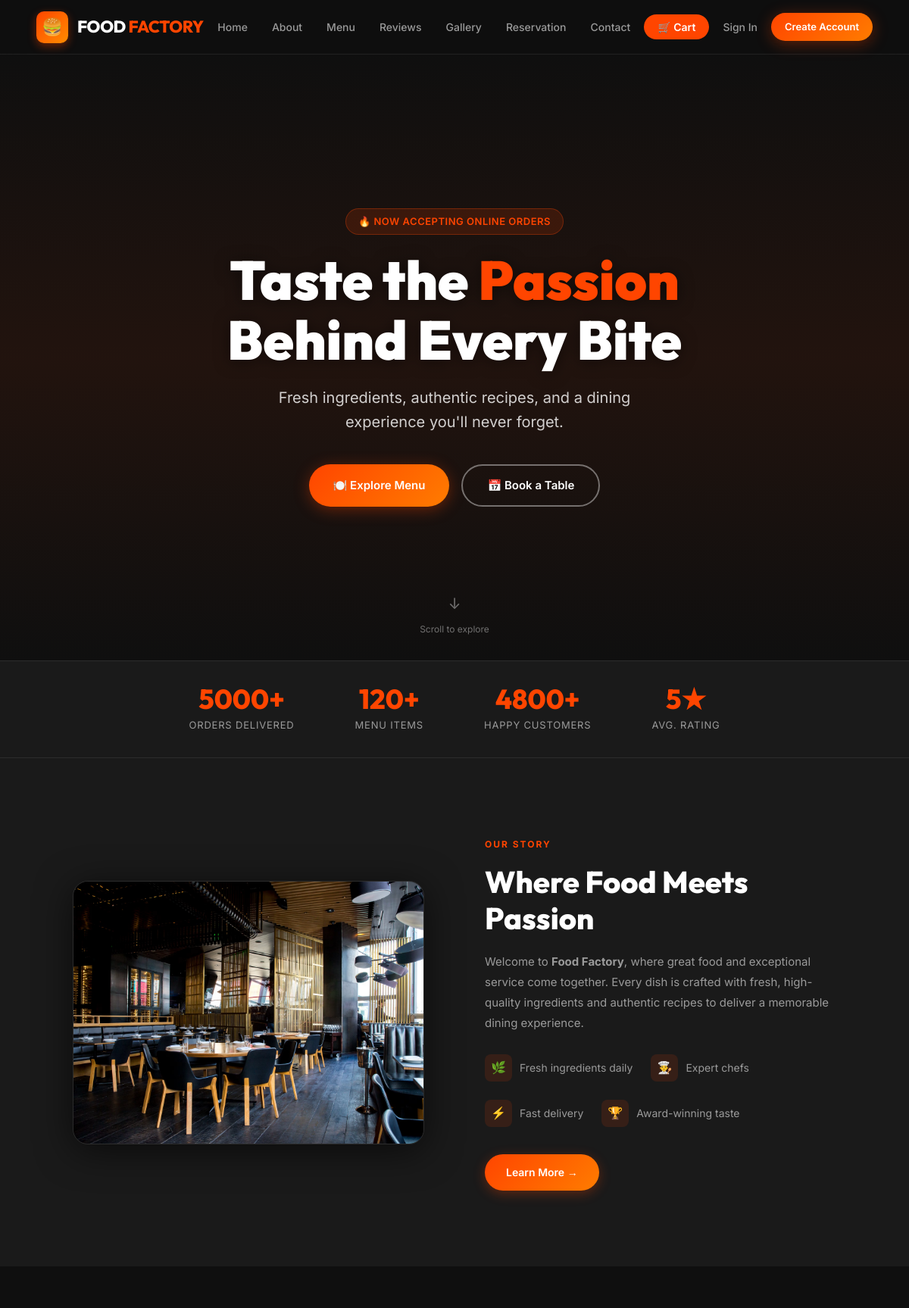
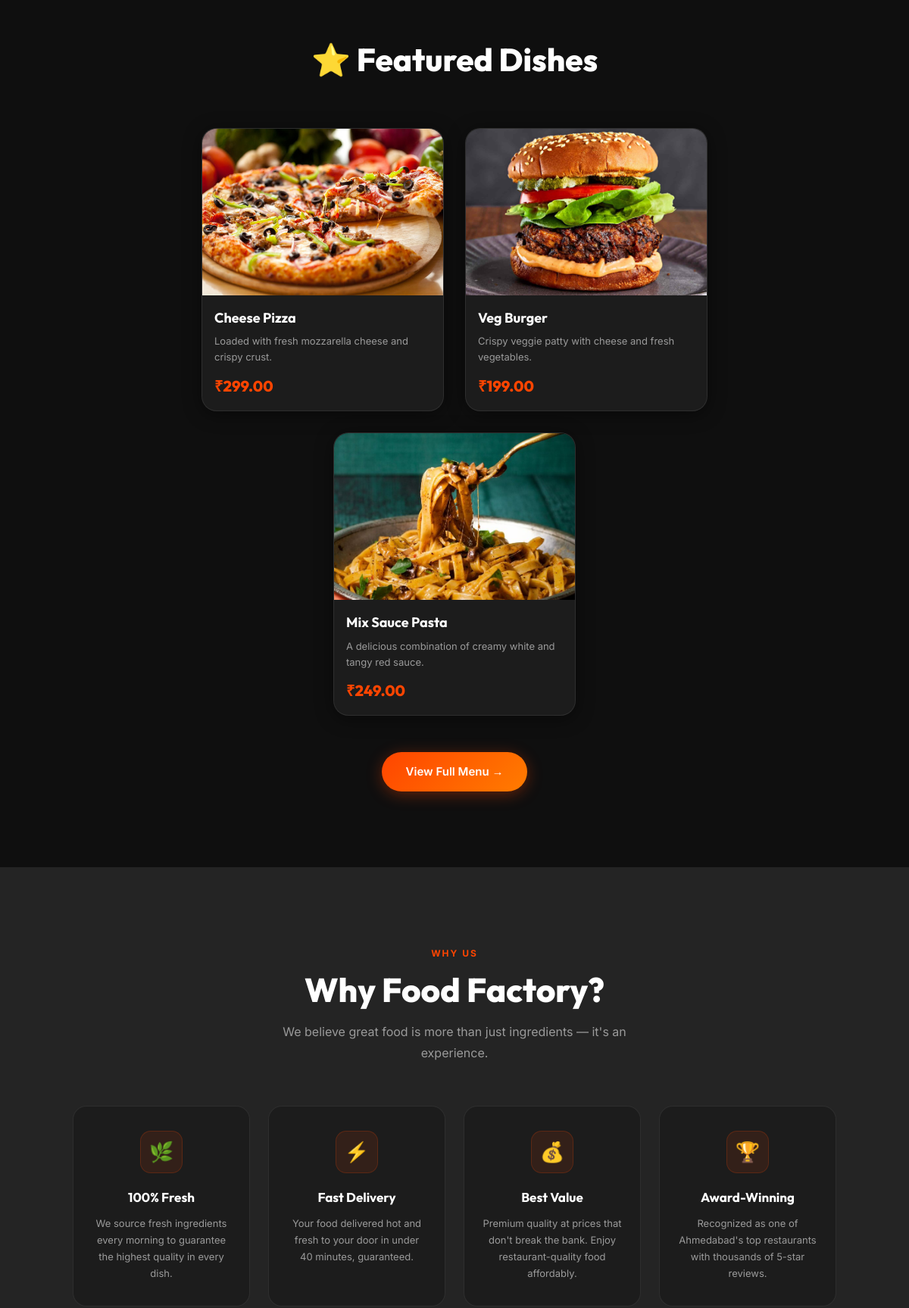
The page / (upper part) on the database its author committed (2 pictures, top to bottom).
### tables this page shows
CREATE TABLE IF NOT EXISTS menu_items (
    id INT UNSIGNED AUTO_INCREMENT PRIMARY KEY,
    category_id INT UNSIGNED NOT NULL,
    name VARCHAR(150) NOT NULL,
    slug VARCHAR(170) NOT NULL UNIQUE,
    description VARCHAR(500) DEFAULT NULL,
    price DECIMAL(10,2) NOT NULL,
    image VARCHAR(255) DEFAULT NULL,
    is_veg TINYINT(1) NOT NULL DEFAULT 1,
    is_featured TINYINT(1) NOT NULL DEFAULT 0,
    stock_qty INT NULL DEFAULT NULL COMMENT 'NULL = untracked/unlimited',
    status ENUM('active','inactive','out_of_stock') NOT NULL DEFAULT 'active',
    display_order INT NOT NULL DEFAULT 0,
    created_at TIMESTAMP DEFAULT CURRENT_TIMESTAMP,
    updated_at TIMESTAMP DEFAULT CURRENT_TIMESTAMP ON UPDATE CURRENT_TIMESTAMP,
    FOREIGN KEY (category_id) REFERENCES categories(id),
    INDEX idx_items_category (category_id),
    INDEX idx_items_status (status),
    FULLTEXT KEY ft_items_search (name, description)
);

### includes/auth.php (called while the page is built, shortened)
<?php
function current_user(): ?array
{
    static $user = null;
    if (empty($_SESSION['user_id'])) {
        return null;
    }
    return $user;
}
function is_logged_in(): bool
{
    return current_user() !== null;
}

### config/database.php (called while the page is built, shortened)
<?php
function db(): PDO
{
    static $pdo = null;
    if ($pdo instanceof PDO) {
        return $pdo;
    }
    $host = getenv('DB_HOST') ?: '127.0.0.1';
    $port = getenv('DB_PORT') ?: '3306';
    $name = getenv('DB_DATABASE') ?: 'food_factory';
    $user = getenv('DB_USERNAME') ?: 'root';
    $pass = getenv('DB_PASSWORD') ?: '';
    $charset = 'utf8mb4';
    $dsn = "mysql:host={$host};port={$port};dbname={$name};charset={$charset}";
    $options = [
        PDO::ATTR_ERRMODE            => PDO::ERRMODE_EXCEPTION,
        PDO::ATTR_DEFAULT_FETCH_MODE => PDO::FETCH_ASSOC,
        PDO::ATTR_EMULATE_PREPARES   => false,
    ];
    try {
        $pdo = new PDO($dsn, $user, $pass, $options);
    } catch (PDOException $e) {
        error_log('[DB CONNECTION ERROR] ' . $e->getMessage());
        http_response_code(500);
        require __DIR__ . '/../includes/error-500.php';
        exit;
    }
    return $pdo;
}

### includes/functions.php (called while the page is built, shortened)
<?php
function e(?string $value): string
{
    return htmlspecialchars($value ?? '', ENT_QUOTES, 'UTF-8');
}
function money(float $amount): string
{
    return '₹' . number_format($amount, 2);
}

### public/index.php (the view, shortened to what this page needs)
<?php
$featured = db()->query(
    "SELECT * FROM menu_items WHERE status = 'active' ORDER BY is_featured DESC, id ASC LIMIT 3"
)->fetchAll();
require __DIR__ . '/../includes/header.php';
?>
<section class="hero" id="Home">
    <div class="hero-overlay"></div>
    <div class="hero-content">
        <div class="hero-tag">🔥 Now accepting online orders</div>
        <h2>Taste the <span class="highlight">Passion</span><br>Behind Every Bite</h2>
        <p>Fresh ingredients, authentic recipes, and a dining experience you'll never forget.</p>
        <div class="hero-buttons">
            <a href="/public/menu.php" class="btn">🍽️ Explore Menu</a>
            <a href="/public/reservation.php" class="btn2">📅 Book a Table</a>
        </div>
    </div>
    <div class="hero-scroll">
        <span class="arrow">↓</span>
        <span>Scroll to explore</span>
    </div>
</section>
<div class="stats-bar">
    <div class="stat-item">
        <div class="stat-num" data-target="5000" data-suffix="+">5000+</div>
        <div class="stat-label">Orders Delivered</div>
    </div>
    <div class="stat-item">
        <div class="stat-num" data-target="120" data-suffix="+">120+</div>
        <div class="stat-label">Menu Items</div>
    </div>
    <div class="stat-item">
        <div class="stat-num" data-target="4800" data-suffix="+">4800+</div>
        <div class="stat-label">Happy Customers</div>
    </div>
    <div class="stat-item">
        <div class="stat-num" data-target="5" data-suffix="★">5★</div>
        <div class="stat-label">Avg. Rating</div>
    </div>
</div>
<section class="about" id="About">
    <div class="about-image">
        <img src="/assets/images/about.jpg" alt="Restaurant Interior" loading="lazy">
    </div>
    <div class="about-content">
        <span class="label">Our Story</span>
        <h2>Where Food Meets Passion</h2>
        <p>
            Welcome to <strong>Food Factory</strong>, where great food and exceptional service come together.
            Every dish is crafted with fresh, high-quality ingredients and authentic recipes to deliver
            a memorable dining experience.
        </p>
        <div class="about-features">
            <div class="about-feat"><div class="icon">🌿</div><span>Fresh ingredients daily</span></div>
            <div class="about-feat"><div class="icon">👨‍🍳</div><span>Expert chefs</span></div>
            <div class="about-feat"><div class="icon">⚡</div><span>Fast delivery</span></div>
            <div class="about-feat"><div class="icon">🏆</div><span>Award-winning taste</span></div>
        </div>
        <a href="/public/about.php" class="about-btn">Learn More →</a>
    </div>
</section>
<section class="menu" id="Menu">
    <h2>⭐ Featured Dishes</h2>
    <div class="menu-container">
        <?php foreach ($featured as $item): ?>
            <div class="menu-card">
                <img src="/assets/images/<?= e($item['image']) ?>" alt="<?= e($item['name']) ?>" loading="lazy">
                <h3><?= e($item['name']) ?></h3>
                <p><?= e($item['description']) ?></p>
                <h4><?= money((float)$item['price']) ?></h4>
            </div>
        <?php endforeach; ?>
    </div>
    <div class="menu-btn">
        <a href="/public/menu.php" class="btn">View Full Menu →</a>
    </div>
</section>
<section class="why-us">
    <div class="section-heading">
        <span class="label">Why Us</span>
        <h2>Why Food Factory?</h2>
        <p>We believe great food is more than just ingredients — it's an experience.</p>
    </div>
    <div class="why-grid">
        <div class="why-card">
            <div class="why-icon">🌿</div>
            <h3>100% Fresh</h3>
            <p>We source fresh ingredients every morning to guarantee the highest quality in every dish.</p>
        </div>
        <div class="why-card">
            <div class="why-icon">⚡</div>
            <h3>Fast Delivery</h3>
            <p>Your food delivered hot and fresh to your door in under 40 minutes, guaranteed.</p>
        </div>
        <div class="why-card">
            <div class="why-icon">💰</div>
            <h3>Best Value</h3>
            <p>Premium quality at prices that don't break the bank. Enjoy restaurant-quality food affordably.</p>
        </div>
        <div class="why-card">
            <div class="why-icon">🏆</div>
            <h3>Award-Winning</h3>
            <p>Recognized as one of Ahmedabad's top restaurants with thousands of 5-star reviews.</p>
        </div>
    </div>
</section>
<?php require __DIR__ . '/../includes/footer.php'; ?>

### includes/header.php (shortened to what this page needs)
<?php
$cartCount = function_exists('get_cart_count') ? get_cart_count() : 0;
$currentUser = function_exists('current_user') ? current_user() : null;
$firstName = $currentUser ? e($currentUser['first_name'] ?? 'Account') : '';
$avatarLetter = $firstName ? strtoupper($firstName[0]) : 'U';
?><?php $csrfToken = function_exists('csrf_token') ? csrf_token() : ''; ?>
<!DOCTYPE html>
<html lang="en">
<head>
    <link rel="stylesheet" href="/assets/css/style4.css">
    <link rel="stylesheet" href="/assets/css/site.css">
</head>
<body>
<header>
    <nav>
        <a href="/public/index.php" class="logo" style="text-decoration:none;">
            <div class="logo-icon">🍔</div>
            <h2>FOOD <span>FACTORY</span></h2>
        </a>
        <ul id="nav-menu">
            <li><a href="/public/index.php">Home</a></li>
            <li><a href="/public/about.php">About</a></li>
            <li><a href="/public/menu.php">Menu</a></li>
            <li><a href="/public/review.php">Reviews</a></li>
            <li><a href="/public/gallery.php">Gallery</a></li>
            <li><a href="/public/reservation.php">Reservation</a></li>
            <li><a href="/public/contact.php">Contact</a></li>
            <li>
                <a href="/public/cart.php" class="cart-link" id="nav-cart-link">
                    🛒 Cart<?php if ($cartCount > 0): ?><span class="cart-badge" id="nav-cart-badge"><?= (int)$cartCount ?></span><?php endif; ?>
                </a>
            </li>
            <?php if (is_logged_in()): ?>
                <li>
                    <div class="nav-dropdown" style="display:inline-block;">
                        <button class="nav-user-btn" id="user-menu-btn">
                            <div class="nav-user-avatar"><?= $avatarLetter ?></div>
                            <?= $firstName ?>
                            <span>▾</span>
                        </button>
                        <div class="nav-dropdown-menu" id="user-dropdown">
                            <a href="/public/orders.php">📦 My Orders</a>
                            <a href="/public/logout.php" style="color:#f87171;">🚪 Logout</a>
                        </div>
                    </div>
                </li>
            <?php else: ?>
                <li><a href="/public/login.php">Sign In</a></li>
                <li><a href="/public/register.php" class="btn" style="padding:8px 18px;font-size:13px;border-radius:50px;">Create Account</a></li>
            <?php endif; ?>
        </ul>
    </nav>
</header>

### includes/footer.php (shortened to what this page needs)
</body>
</html>

### assets/css/site.css (style rules this page uses)
.cart-link { position: relative; }

### rows shown on the page
menu_items: image (picture), name "Cheese Pizza", description "Loaded with fresh mozzarella cheese and crispy crust.", price "₹299.00"
menu_items: image (picture), name "Veg Burger", description "Crispy veggie patty with cheese and fresh vegetables.", price "₹199.00"
menu_items: image (picture), name "Mix Sauce Pasta", description "A delicious combination of creamy white and tangy red sauce.", price "₹249.00"
